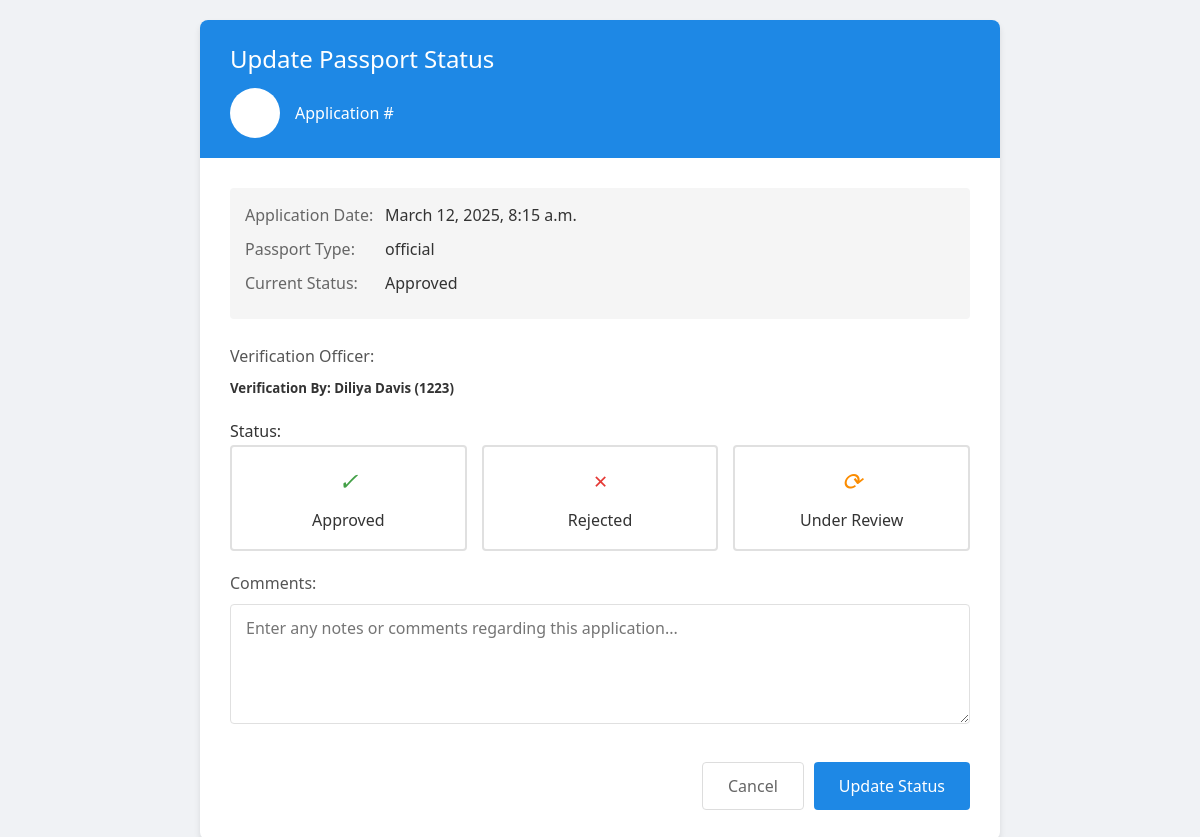
The app's page /verification/status_update/3/ with its own data.
### verification_app/models.py (models this page shows, shortened)
class PassportVerification(models.Model):
    VERIFIED = 'Verified'
    REJECTED = 'Rejected'
    VERIFICATION_STATUS_CHOICES = [
        (VERIFIED, 'Verified'),
        (REJECTED, 'Rejected'),
    ]
    ADMIN_PENDING = 'Pending'
    ADMIN_APPROVED = 'Approved'
    ADMIN_REJECTED = 'Rejected'
    ADMIN_VERIFICATION_CHOICES = [
        (ADMIN_PENDING, 'Pending'),
        (ADMIN_APPROVED, 'Approved'),
        (ADMIN_REJECTED, 'Rejected'),
    ]
    application_id = models.CharField(max_length=20, unique=True)
    passport_application = models.ForeignKey(PassportApplication, on_delete=models.CASCADE)
    verification_officer = models.ForeignKey(Employee, on_delete=models.CASCADE)
    verification_date_time = models.DateTimeField(auto_now=True)
    verification_status = models.CharField(max_length=20, choices=VERIFICATION_STATUS_CHOICES, blank=True, null=True)  # Limit to Verified/Rejected
    remarks = models.TextField(blank=True, null=True)
    admin_verification = models.CharField(max_length=20, choices=ADMIN_VERIFICATION_CHOICES,  blank=True, null=True)  # Limit to Pending/Approved/Rejected
    admin_remarks = models.TextField(blank=True, null=True)

class Employee(models.Model):
    employee_id = models.CharField(max_length=20, unique=True)
    govt_id = models.CharField(max_length=20, unique=True)
    first_name = models.CharField(max_length=50)
    middle_name = models.CharField(max_length=50, blank=True, null=True)
    last_name = models.CharField(max_length=50)
    dob = models.DateField()
    gender = models.CharField(max_length=10)
    photo = models.ImageField(upload_to='employee_photos/')
    official_email = models.EmailField(unique=True)
    alternative_email = models.EmailField(blank=True, null=True)
    mobile_number = models.CharField(max_length=15)
    emergency_contact = models.CharField(max_length=15, blank=True, null=True)
    designation = models.CharField(max_length=100)
    department = models.CharField(max_length=100)
    location = models.CharField(max_length=100)
    branch_code = models.CharField(max_length=20)
    joining_date = models.DateField()
    reporting_officer = models.CharField(max_length=100)
    employment_type = models.CharField(max_length=20)
    user_role = models.CharField(max_length=50)
    jurisdiction = models.TextField()  # Comma-separated values
    access_level = models.CharField(max_length=20)
    verify_authority = models.TextField()  # Comma-separated values
    password = models.CharField(max_length=128)
    digital_signature = models.ImageField(upload_to='digital_signatures/')
    last_login = models.DateTimeField(null=True, blank=True)
    def __str__(self):
        return f'{self.first_name} {self.last_name} ({self.employee_id})'

### user_app/models.py (models this page shows, shortened)
class PassportApplication(models.Model):
    GENDER_CHOICES = [
        ('M', 'Male'),
        ('F', 'Female'),
        ('O', 'Other'),
    ]
    MARITAL_STATUS_CHOICES = [
        ('single', 'Single'),
        ('married', 'Married'),
        ('divorced', 'Divorced'),
        ('widowed', 'Widowed'),
        ('separated', 'Separated'),
    ]
    ID_TYPE_CHOICES = [
        ('aadhar', 'Aadhar Card'),
        ('pan', 'PAN Card'),
        ('passport', 'Passport'),
        ('voter', 'Voter ID'),
        ('driving', 'Driving License'),
        ('other', 'Other'),
    ]
    PASSPORT_TYPE_CHOICES = [
        ('regular', 'Regular'),
        ('official', 'Official'),
        ('diplomatic', 'Diplomatic'),
    ]
    PAGE_COUNT_CHOICES = [
        ('standard', 'Standard (36 pages)'),
        ('extra', 'Extra (60 pages)'),
    ]
    TRAVEL_PURPOSE_CHOICES = [
        ('tourism', 'Tourism'),
        ('business', 'Business'),
        ('study', 'Study'),
        ('employment', 'Employment'),
        ('family', 'Family Visit'),
        ('other', 'Other'),
    ]
    PAYMENT_METHOD_CHOICES = [
        ('online', 'Online Payment (Credit/Debit Card)'),
        ('bankTransfer', 'Bank Transfer'),
        ('challan', 'Bank Challan'),
    ]
    first_name = models.CharField(max_length=100)
    middle_name = models.CharField(max_length=100, blank=True)
    last_name = models.CharField(max_length=100)
    date_of_birth = models.DateField()
    city_of_birth = models.CharField(max_length=100)
    state_of_birth = models.CharField(max_length=100)
    country_of_birth = models.CharField(max_length=100)
    gender = models.CharField(max_length=1, choices=GENDER_CHOICES)
    marital_status = models.CharField(max_length=20, choices=MARITAL_STATUS_CHOICES)
    nationality = models.CharField(max_length=100)
    occupation = models.CharField(max_length=100)
    address_line1 = models.CharField(max_length=200)
    address_line2 = models.CharField(max_length=200, blank=True)
    city = models.CharField(max_length=100)
    state = models.CharField(max_length=100)
    postal_code = models.CharField(max_length=20)
    country = models.CharField(max_length=100)
    phone_number = models.CharField(max_length=20)
    email = models.EmailField()
    id_type = models.CharField(max_length=20, choices=ID_TYPE_CHOICES)
    id_number = models.CharField(max_length=100)
    aadhar_number = models.CharField(
        max_length=12,null=True,blank=True,
        validators=[RegexValidator(r'^\d{12}$', 'Aadhar Number must be exactly 12 digits.')]
    )
    pan_number = models.CharField(
        max_length=10,null=True,blank=True,
        validators=[RegexValidator(r'^[A-Z0-9]{10}$', 'PAN Number must be exactly 10 alphanumeric characters.')]
    )
    father_name = models.CharField(max_length=200)
    mother_name = models.CharField(max_length=200)
    father_nationality = models.CharField(max_length=100)
    mother_nationality = models.CharField(max_length=100)
    father_passport_number = models.CharField(max_length=30, blank=True)
    mother_passport_number = models.CharField(max_length=30, blank=True)
    emergency_contact_name = models.CharField(max_length=200)
    emergency_contact_relationship = models.CharField(max_length=100)
    emergency_contact_phone = models.CharField(max_length=20)
    emergency_contact_address = models.CharField(max_length=300)
    passport_type = models.CharField(max_length=20, choices=PASSPORT_TYPE_CHOICES)
    page_count = models.CharField(max_length=20, choices=PAGE_COUNT_CHOICES)
    travel_purpose = models.CharField(max_length=20, choices=TRAVEL_PURPOSE_CHOICES)
    proof_of_identity = models.JSONField(default=list)  # Stores list of selected document types
    proof_of_address = models.JSONField(default=list)   # Stores list of selected document types
    additional_documents = models.TextField(blank=True)
    payment_method = models.JSONField(default=list)  # Stores selected payment methods
    expedited_service = models.BooleanField(default=False)
    total_amount = models.DecimalField(max_digits=10, decimal_places=2, default=0.0)  # New Field
    signature_file = models.ImageField(upload_to='signatures/', blank=True, null=True)
    application_date = models.DateField()
    parental_consent = models.BooleanField(default=False)
    terms_agreed = models.BooleanField(default=False)
    created_at = models.DateTimeField(auto_now_add=True)
    updated_at = models.DateTimeField(auto_now=True)
    application_status = models.CharField(max_length=20, default='draft')
    user = models.ForeignKey(PassportRegistration, on_delete=models.CASCADE, blank=True, null=True)

### verification_app/views.py (the view)
# urls.py: path('status_update/<int:p_id>/',views.status_update_view,name='status_update'),
def status_update_view(request, p_id):
    pssport_verification = PassportVerification.objects.get(id=p_id)
    context ={
        'passport_verification': pssport_verification
    }
    return render(request,'status_update.html', context)

### verification_app/templates/status_update.html (shortened to what this page needs)
<!DOCTYPE html>
<html lang="en">
<head>
</head>
<body>
    <div class="container">
        <div class="header">
            <h1>Update Passport Status</h1>
            <div class="applicant-info">
                <div class="applicant-avatar">
                </div>
                <div>
                    <p>Application #{{ application.id }}</p>
                </div>
            </div>
        </div>
        <div class="form-container">
            <div class="passport-info">
                <div class="passport-info-row">
                    <div class="passport-info-label">Application Date:</div>
                    <div class="passport-info-value">{{ passport_verification.passport_application.created_at }}</div>
                </div>
                <div class="passport-info-row">
                    <div class="passport-info-label">Passport Type:</div>
                    <div class="passport-info-value">{{ passport_verification.passport_application.passport_type }}</div>
                </div>
                <div class="passport-info-row">
                    <div class="passport-info-label">Current Status:</div>
                    <div class="passport-info-value">{{ passport_verification.verification_status }}</div>
                </div>
            </div>
            <form method="POST" action="{% url 'update_verifier_status' p_id=passport_verification.id %}">
                <div class="form-group">
                    <div>
                        <label for="verified_by">Verification Officer:</label>
                        <h5>Verification By: <span>{{ passport_verification.verification_officer}}</span></h5>
                    </div>
                </div>
                <label>Status:</label>
                <div class="status-options">
                    <div class="status-option">
                        <label for="status-approved">
                            <i></i>
                            Approved
                        </label>
                    </div>
                    <div class="status-option">
                        <label for="status-rejected">
                            <i></i>
                            Rejected
                        </label>
                    </div>
                    <div class="status-option">
                        <label for="status-review">
                            <i></i>
                            Under Review
                        </label>
                    </div>
                </div>
                <div class="form-group">
                    <label for="comments">Comments:</label>
                    <textarea id="comments" name="comments" class="form-control" rows="4" placeholder="Enter any notes or comments regarding this application..."></textarea>
                </div>
                <div class="form-footer">
                    <button type="button" class="cancel-btn">Cancel</button>
                    <button type="submit" class="submit-btn">Update Status</button>
                </div>
            </form>
        </div>
    </div>

### verification_app/templates/status_update.html (style rules this page uses)
:root { --primary-color: #1e88e5; --primary-dark: #1565c0; --secondary-color: #f5f5f5; --text-color: #333333; --border-color: #e0e0e0; --success-color: #43a047; --danger-color: #e53935; --warning-color: #fb8c00; }
* { margin: 0; padding: 0; box-sizing: border-box; font-family: 'Segoe UI', Tahoma, Geneva, Verdana, sans-serif; }
body { background-color: #f0f2f5; color: var(--text-color); line-height: 1.6; padding: 20px; }
.container { max-width: 800px; margin: 0 auto; background-color: white; border-radius: 8px; box-shadow: 0 4px 6px rgba(0, 0, 0, 0.1); overflow: hidden; }
.header { background-color: var(--primary-color); color: white; padding: 20px 30px; position: relative; }
.header h1 { font-size: 24px; font-weight: 500; }
.applicant-info { display: flex; align-items: center; gap: 15px; margin-top: 10px; }
.applicant-avatar { width: 50px; height: 50px; border-radius: 50%; background-color: white; display: flex; align-items: center; justify-content: center; font-size: 20px; font-weight: bold; color: var(--primary-color); }
.form-container { padding: 30px; }
.form-group { margin-bottom: 20px; }
.form-group label { display: block; margin-bottom: 8px; font-weight: 500; color: #555; }
.form-control { width: 100%; padding: 12px 15px; border: 1px solid var(--border-color); border-radius: 4px; font-size: 16px; transition: border-color 0.3s, box-shadow 0.3s; }
textarea.form-control { min-height: 120px; resize: vertical; }
.status-options { display: flex; gap: 15px; margin-bottom: 20px; }
.status-option { flex: 1; position: relative; }
.status-option label { display: block; padding: 15px; text-align: center; border: 2px solid var(--border-color); border-radius: 4px; cursor: pointer; transition: all 0.3s; }
.status-option label i { display: block; font-size: 24px; margin-bottom: 8px; }
.status-option:nth-child(1) label i:before { content: "✓"; color: var(--success-color); }
.status-option:nth-child(2) label i:before { content: "×"; color: var(--danger-color); }
.status-option:nth-child(3) label i:before { content: "⟳"; color: var(--warning-color); }
.submit-btn { display: inline-block; background-color: var(--primary-color); color: white; padding: 12px 25px; border: none; border-radius: 4px; font-size: 16px; font-weight: 500; cursor: pointer; transition: background-color 0.3s; }
.cancel-btn { display: inline-block; background-color: transparent; color: #666; padding: 12px 25px; border: 1px solid #ddd; border-radius: 4px; font-size: 16px; font-weight: 500; cursor: pointer; margin-right: 10px; transition: background-color 0.3s; }
.form-footer { margin-top: 30px; display: flex; justify-content: flex-end; }
.passport-info { background-color: var(--secondary-color); border-radius: 4px; padding: 15px; margin-bottom: 25px; }
.passport-info-row { display: flex; margin-bottom: 8px; }
.passport-info-label { font-weight: 500; min-width: 140px; color: #666; }
.passport-info-value { color: #333; }

### records on screen
PassportVerification: passport_application.created_at "March 12, 2025, 8:15 a.m.", passport_application.passport_type "official", verification_status "Approved", verification_officer "Diliya Davis (1223)"
